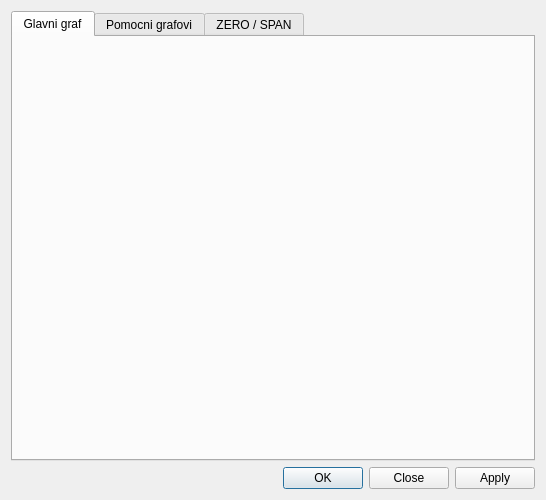
<?xml version="1.0" encoding="UTF-8"?>
<ui version="4.0">
 <class>PostavkeGrafova</class>
 <widget class="QDialog" name="PostavkeGrafova">
  <property name="geometry">
   <rect>
    <x>0</x>
    <y>0</y>
    <width>546</width>
    <height>500</height>
   </rect>
  </property>
  <property name="windowTitle">
   <string>Postavke grafova</string>
  </property>
  <layout class="QVBoxLayout" name="verticalLayout">
   <item>
    <widget class="QTabWidget" name="tabWidget">
     <property name="currentIndex">
      <number>0</number>
     </property>
     <widget class="QWidget" name="glavniTab">
      <attribute name="title">
       <string>Glavni graf</string>
      </attribute>
      <layout class="QVBoxLayout" name="glavniLay">
       <property name="spacing">
        <number>0</number>
       </property>
       <property name="margin">
        <number>0</number>
       </property>
      </layout>
     </widget>
     <widget class="QWidget" name="pomocniTab">
      <attribute name="title">
       <string>Pomocni grafovi</string>
      </attribute>
      <layout class="QVBoxLayout" name="pomocniLay">
       <property name="spacing">
        <number>0</number>
       </property>
       <property name="margin">
        <number>0</number>
       </property>
      </layout>
     </widget>
     <widget class="QWidget" name="zsTab">
      <attribute name="title">
       <string>ZERO / SPAN</string>
      </attribute>
      <layout class="QVBoxLayout" name="zsLay">
       <property name="spacing">
        <number>0</number>
       </property>
       <property name="margin">
        <number>0</number>
       </property>
      </layout>
     </widget>
    </widget>
   </item>
   <item>
    <widget class="QDialogButtonBox" name="buttonBox">
     <property name="orientation">
      <enum>Qt::Horizontal</enum>
     </property>
     <property name="standardButtons">
      <set>QDialogButtonBox::Apply|QDialogButtonBox::Close|QDialogButtonBox::Ok</set>
     </property>
    </widget>
   </item>
  </layout>
 </widget>
 <resources/>
 <connections>
  <connection>
   <sender>buttonBox</sender>
   <signal>accepted()</signal>
   <receiver>PostavkeGrafova</receiver>
   <slot>accept()</slot>
   <hints>
    <hint type="sourcelabel">
     <x>248</x>
     <y>254</y>
    </hint>
    <hint type="destinationlabel">
     <x>157</x>
     <y>274</y>
    </hint>
   </hints>
  </connection>
  <connection>
   <sender>buttonBox</sender>
   <signal>rejected()</signal>
   <receiver>PostavkeGrafova</receiver>
   <slot>reject()</slot>
   <hints>
    <hint type="sourcelabel">
     <x>316</x>
     <y>260</y>
    </hint>
    <hint type="destinationlabel">
     <x>286</x>
     <y>274</y>
    </hint>
   </hints>
  </connection>
 </connections>
</ui>
